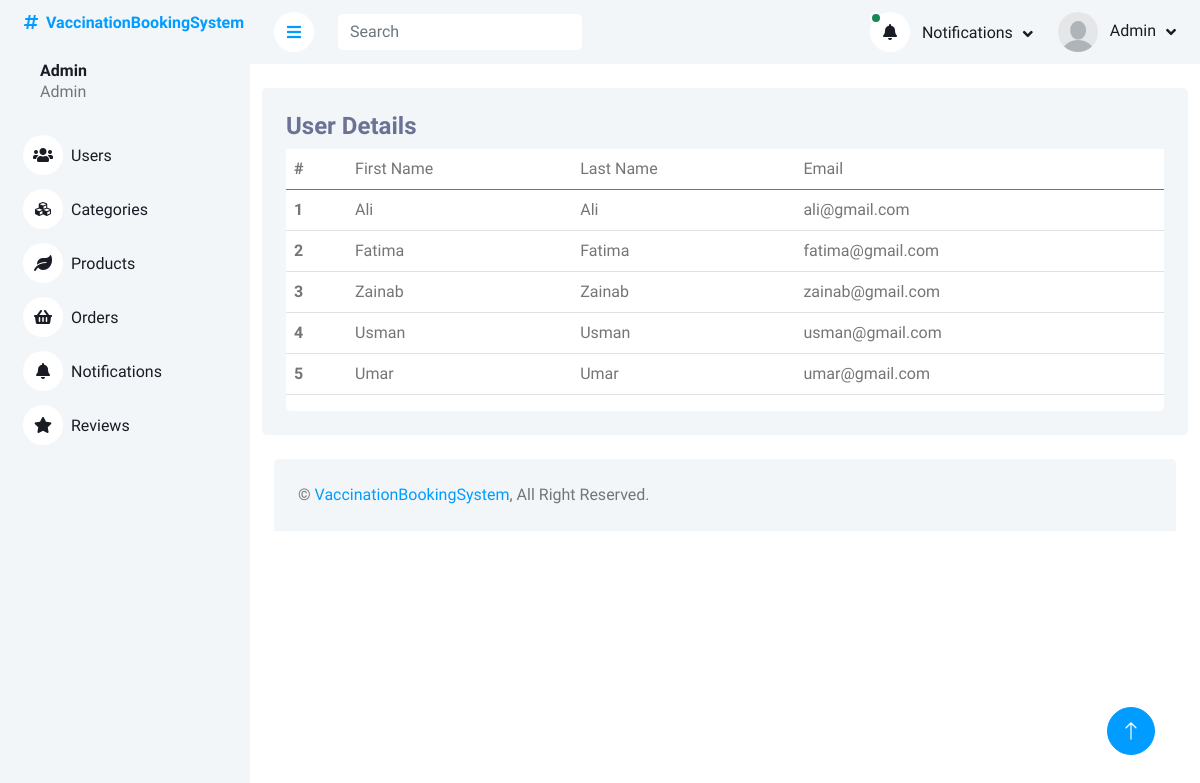
The page /adminPanel/index.php on the database as committed earlier.
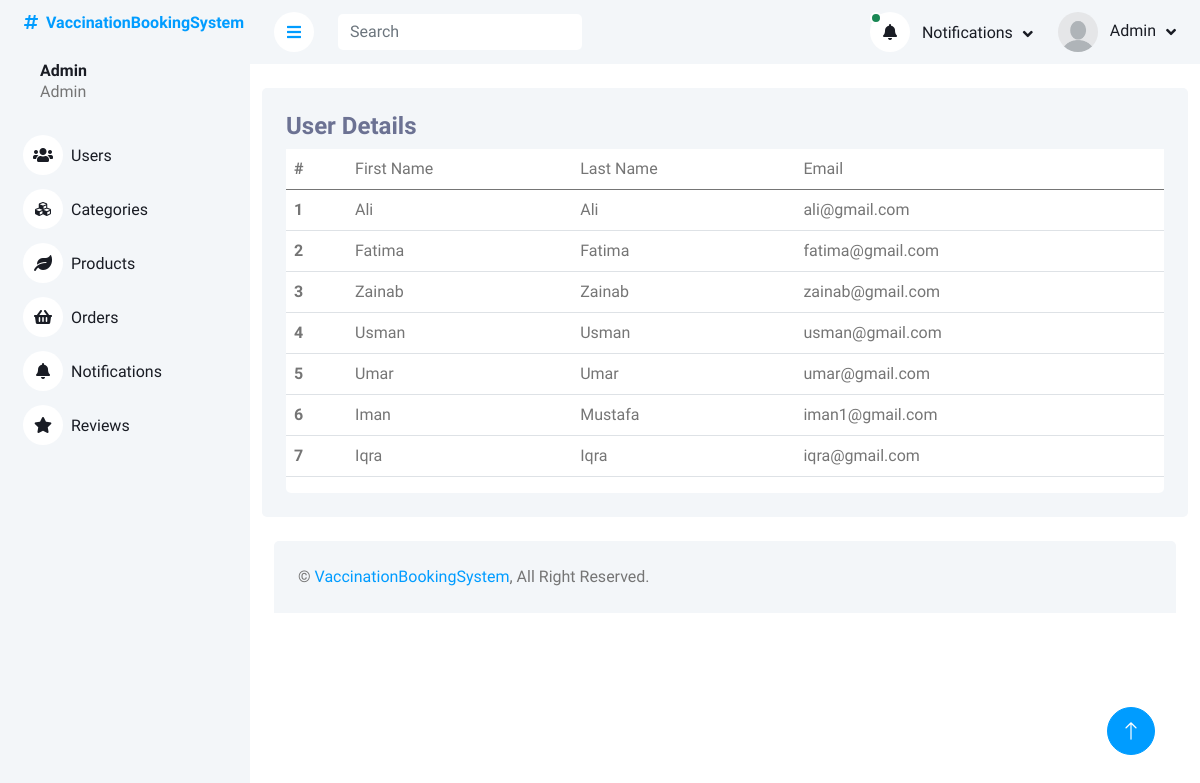
The same page on the database as committed later.
### tables this page shows
CREATE TABLE `users` (
  `userID` int(11) NOT NULL,
  `firstName` varchar(225) DEFAULT NULL,
  `lastName` varchar(225) DEFAULT NULL,
  `userEmail` varchar(225) NOT NULL,
  `userPassword` varchar(225) DEFAULT NULL
);

### adminPanel/index.php (the view, shortened to what this page needs)
<?php
include_once('header_admin.php')
?>
<div class="container pt-4">
    <div class="bg-light rounded p-4">
        <div class="row">
            <div class="col-12">
                <div class="bg-white rounded h-100 ">
                    <div class="d-flex bg-light justify-content-between">
                        <h4>User Details  </h4>
                    </div>
                    <div class="table-responsive bg- ">
                        <table class="table">
                            <thead>
                                <tr>
                                    <th scope="col">#</th>
                                    <td>First Name</td>
                                    <td>Last Name</td>
                                    <td>Email </td>
                                </tr>
                            </thead>
                            <tbody>
                                <?php
                        $query = $pdo->query("SELECT * FROM users");
                        $result = $query->fetchAll(PDO::FETCH_ASSOC);
                        foreach($result as $row){
                        ?>
                                <tr class="tr-row">
                                    <th scope="row">
                                        <?php echo $row['userID'] ?>
                                    </th>
                                    <td>
                                        <?php echo ucfirst($row['firstName']) ?>
                                    </td>
                                    <td>
                                        <?php echo ucfirst($row['lastName'] )?>
                                    </td>
                                    <td>
                                        <?php echo $row['userEmail'] ?>
                                    </td>
                                </tr>
                                <?php
                        };
                                       ?>
                            </tbody>
                        </table>
                    </div>
                </div>
            </div>
        </div>
    </div>
</div>
<?php
include('footer.php')
?>

Rows that differ between the two databases and show on the page:
added users: userID "6", firstName "Iman", lastName "Mustafa", userEmail "iman1@gmail.com"
added users: userID "7", firstName "Iqra", lastName "Iqra", userEmail "iqra@gmail.com"
